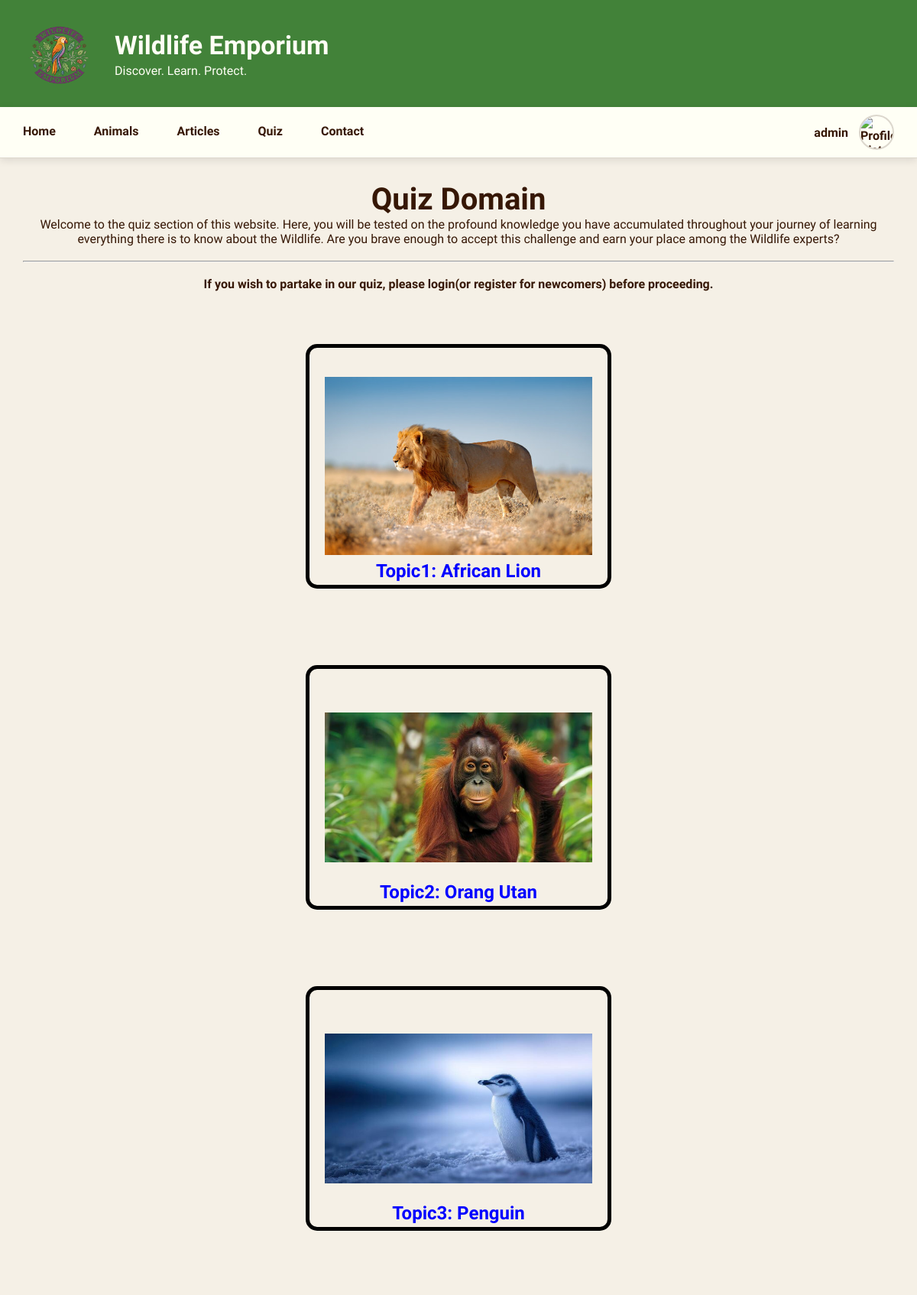
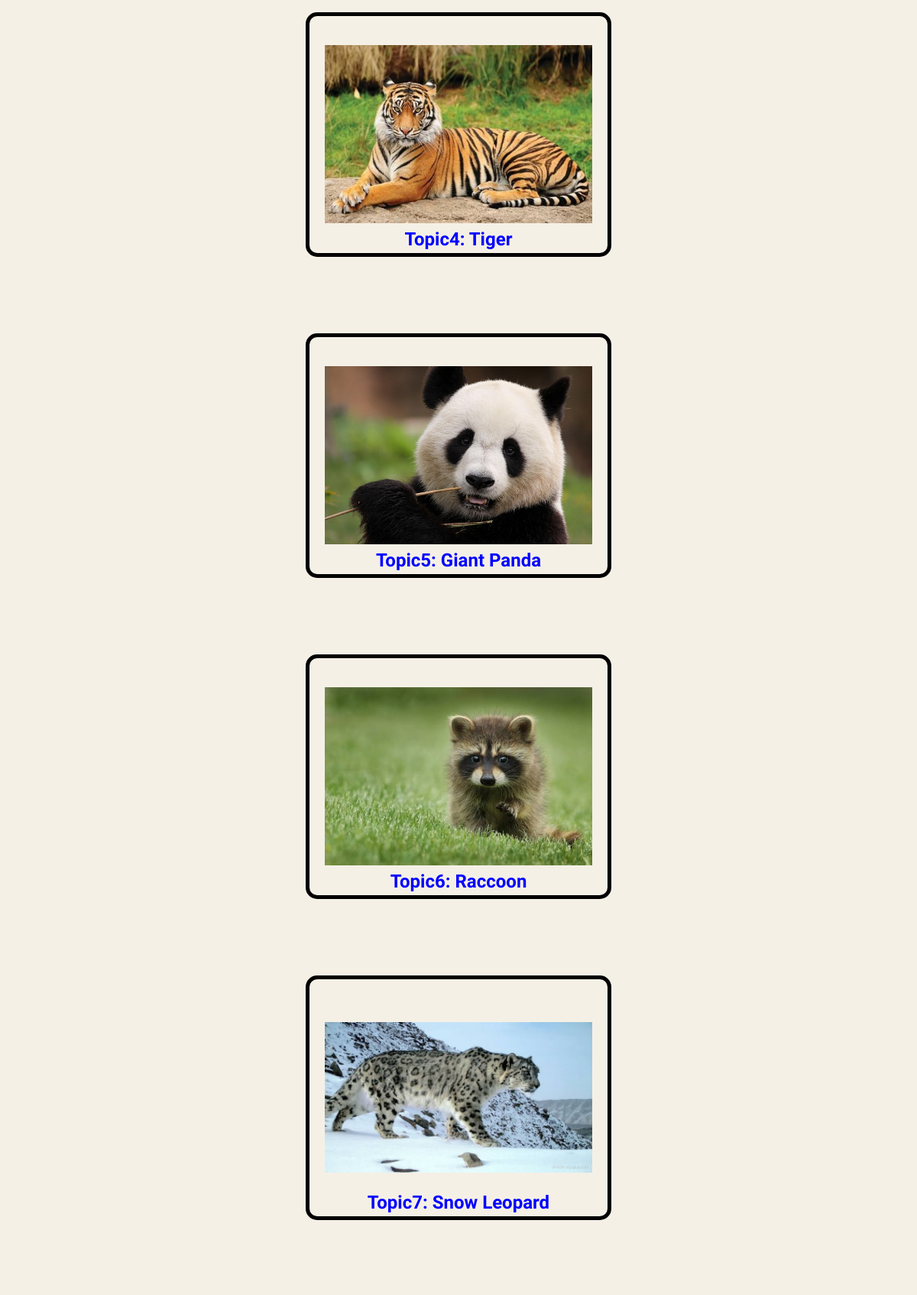
The app's page /quiz/index.php (signed in, upper part) with its own data (2 pictures, top to bottom).
### tables this page shows
CREATE TABLE IF NOT EXISTS `quiz_animals` (
  `id` int NOT NULL AUTO_INCREMENT,
  `topic_id` varchar(50) NOT NULL,
  `topic_num` int NOT NULL,
  `animal_name` varchar(50) NOT NULL,
  `js_id` varchar(50) NOT NULL,
  `image_path` varchar(100) NOT NULL,
  `image_alt` varchar(200) NOT NULL,
  `easy_url` varchar(200) NOT NULL,
  `medium_url` varchar(200) NOT NULL,
  `difficult_url` varchar(200) NOT NULL,
  PRIMARY KEY (`id`),
  UNIQUE KEY `topic_num` (`topic_num`),
  UNIQUE KEY `js_id` (`js_id`),
  UNIQUE KEY `topic_id` (`topic_id`)
);

### quiz/index.php (the view, shortened to what this page needs)
<!DOCTYPE html>
<html lang="en">
<head>
    <link rel="stylesheet" href="../css/style.css">
    <link rel="stylesheet" href="../css/quiz.css">
</head>
<body>
<?php include("../includes/header.php"); ?>
<?php include("../includes/navigation.php"); ?>
<main class="quiz-page">
<div><h1>Quiz Domain</h1></div>
<p>
    Welcome to the quiz section of this website. Here, you will be tested on the profound knowledge
    you have accumulated throughout your journey of learning everything there is to know about
    the Wildlife. Are you brave enough to accept this challenge and earn your place among the Wildlife
    experts?
</p>
<br>
<hr>
<br>
<p style="text-align: center;">
    <strong>If you wish to partake in our quiz, please login(or register for newcomers) before proceeding.</strong>
</p>
<br>
<article>
<?php
include("../includes/database.php");
$animal_query = "SELECT * FROM quiz_animals ORDER BY topic_num ASC";
$animal_result = mysqli_query($connection, $animal_query);
echo "<section id='main_section'>";
if(mysqli_num_rows($animal_result) > 0)
{
	while($row = mysqli_fetch_assoc($animal_result))
	{
		echo '<div id="' . $row['topic_id'] . '" class="QuizTopic">';
		echo '<a href="javascript:void(0)" id="' . $row['js_id'] . '">';
		echo '<img src="' . $row['image_path'] . '" alt="' . $row['image_alt'] . '" class="animal">';
		echo '<p>' . $row['topic_id'] . ': '. $row['animal_name'] . '</p>';
		echo '</a>';
		echo '</div>';
	}
}
echo "</section>";
?>
</article>
<br>
<br>
</main>
</body>
</html>

### css/style.css (style rules this page uses)
* { margin: 0; padding: 0; box-sizing: border-box; }
:root { --background: rgb(245, 240, 230); --text: rgb(54, 23, 5); --dark-green: rgb(66, 130, 57); --light-green: rgb(123, 182, 98); --gold: rgb(251, 177, 73); --orange: rgb(245, 128, 36); --dark-purple: rgb(115, 51, 129); --light-purple: rgb(153, 79, 178); --card: rgb(255, 255, 245); --card-background: rgb(248, 238, 219); --border: rgb(220, 215, 205); --shadow: rgba(0, 0, 0, 0.10); }
body { font-family: "Work Sans", sans-serif; background-color: var(--background); color: var(--text); overflow-x: hidden; }
main { min-height: 600px; padding: 30px; width: 100%; }

### css/quiz.css (style rules this page uses)
.QuizTopic { text-align: center; font-weight: 900; font-size: x-large; line-height: 1px; margin: 50px 100px 50px; width: 25rem; height: 20rem; border: 5px solid black; border-radius: 15px; box-shadow: 20px; display: flex; flex-direction: column; justify-content: center; align-items: center; transition: width 2.5s 0.5ms linear, height 2.5s 0.5ms linear; }
#main_section { display: flex; flex-direction: row; justify-content: space-around; align-items: center; flex-wrap: wrap; animation: bgColorChange 20s infinite ease-in-out alternate; }
.quiz-page section { display: flex; flex-direction: column; justify-content: center; }
.animal { object-fit: contain; width: 350px; height: 275px; transition: width 2.5s 0.5ms linear, height 2.5s 0.5ms linear; }
.QuizTopic a, .QuizTopic a:visited { text-decoration: none; color: rgb(0, 0, 255); }
.quiz-page p { text-align: center; }
.quiz-page h1 { font-size:40px; text-align: center; }

### records on screen
quiz_animals: image_path (picture), topic "Topic1", animal_name "African Lion"
quiz_animals: image_path (picture), topic "Topic2", animal_name "Orang Utan"
quiz_animals: image_path (picture), topic "Topic3", animal_name "Penguin"
quiz_animals: image_path (picture), topic "Topic4", animal_name "Tiger"
quiz_animals: image_path (picture), topic "Topic5", animal_name "Giant Panda"
quiz_animals: image_path (picture), topic "Topic6", animal_name "Raccoon"
quiz_animals: image_path (picture), topic "Topic7", animal_name "Snow Leopard"

### other values on screen
$_SESSION["username"] "admin"
